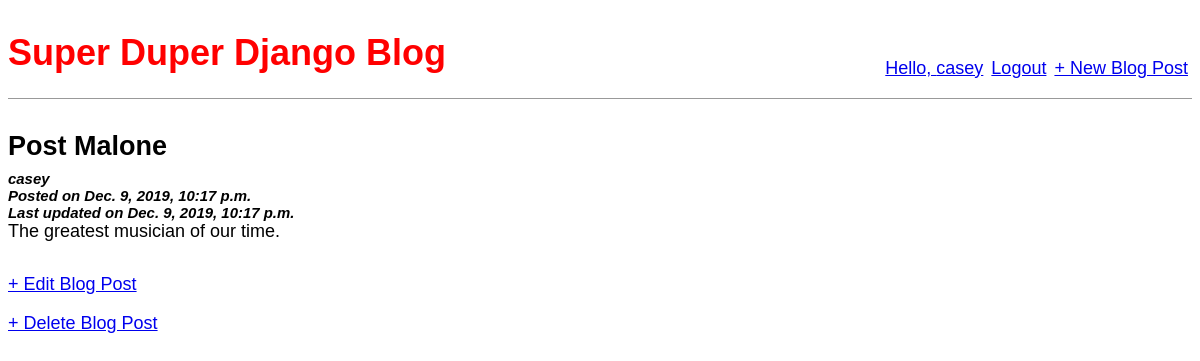
Page /post/2/ (signed in) on the committed database.
### posts/models.py (models this page shows, shortened)
class Post(models.Model):
    title = models.CharField(max_length=200)
    author = models.ForeignKey('auth.User', on_delete=models.CASCADE)
    created = models.DateTimeField(auto_now_add=True)
    updated = models.DateTimeField(auto_now=True)
    body = models.TextField()
    class Meta:
        ordering = ['-created']

### posts/views.py (the view)
# urls.py: path('post/<int:pk>/', views.BlogDetailView.as_view(), name='detail'),
class BlogDetailView(DetailView):
    model = Post
    template_name = 'post_detail.html'

### templates/post_detail.html
{% extends 'base.html' %}
{% block content %}
        <div class="post-entry">
            <h2>{{ post.title }}</h2>
            <h5><em>{{ post.author.username }}</em></h5>
            <h5><em>Posted on {{ post.created }}</em></h5>
            <h5><em>Last updated on {{ post.updated }}</em></h5>
            <p>{{ post.body }}</p>
        </div>
        {% if user == post.author %}
        <p><a href="{% url 'posts:edit' post.pk %}">+ Edit Blog Post</a></p>
        <p><a href="{% url 'posts:delete' post.pk %}">+ Delete Blog Post</a></p>
        {% endif %}
{% endblock content %}

### templates/base.html (shortened to what this page needs)
{% load static %}
<!DOCTYPE html>
<html>
    <head>
        <link rel="stylesheet" href="{% static 'css/base.css' %}">
    </head>
    <body>
        <header>
            <div class="nav-left"><h1><a href="{% url 'posts:home' %}">Super Duper Django Blog</h1>
            </div>
            <div class="nav-right">
                {% if user.is_authenticated %}
                <p>Hello, <a href="{% url 'users:profile' request.user.username %}">{{ request.user.username }}</a></p>
                <p><a href="{% url 'logout' %}">Logout</a></p>
                <p><a href="{% url 'posts:new' %}">+ New Blog Post</a></p>
                {% else %}
                <p><a href="{% url 'login' %}">Login</a></p>
                <p><a href="{% url 'users:signup' %}">Sign Up</a></p>
                {% endif %}
            </div>
        </header>
        <div class="container">
            {% block content %}
            {% endblock content %}
        </div>
    </body>
</html>

### static/css/base.css (style rules this page uses)
body { font-family: 'Source Sans Pro', sans-serif; font-size: 18px; }
header { border-bottom: 1px solid #999; margin-bottom: 2rem; display: flex; }
header h1 a { color: red; text-decoration: none; }
.nav-left { margin-right: auto; }
.nav-right { display: flex; padding-top: 2rem; }
.nav-right p { margin-left: .25rem; margin-right: .25rem; }
.post-entry { margin-bottom: 2rem; }
.post-entry h2 { margin: 0.5rem 0; }
.post-entry h5, .post-entry h6 { margin-top: 0; margin-bottom: 0; }
.post-entry p { margin: 0; font-weight: 400; }

### rows in the picture
Post: title "Post Malone", author.username "casey", created "Dec. 9, 2019, 10:17 p.m.", updated "Dec. 9, 2019, 10:17 p.m.", body "The greatest musician of our time."

### other values in the picture
{{ request.user.username }} "casey"
